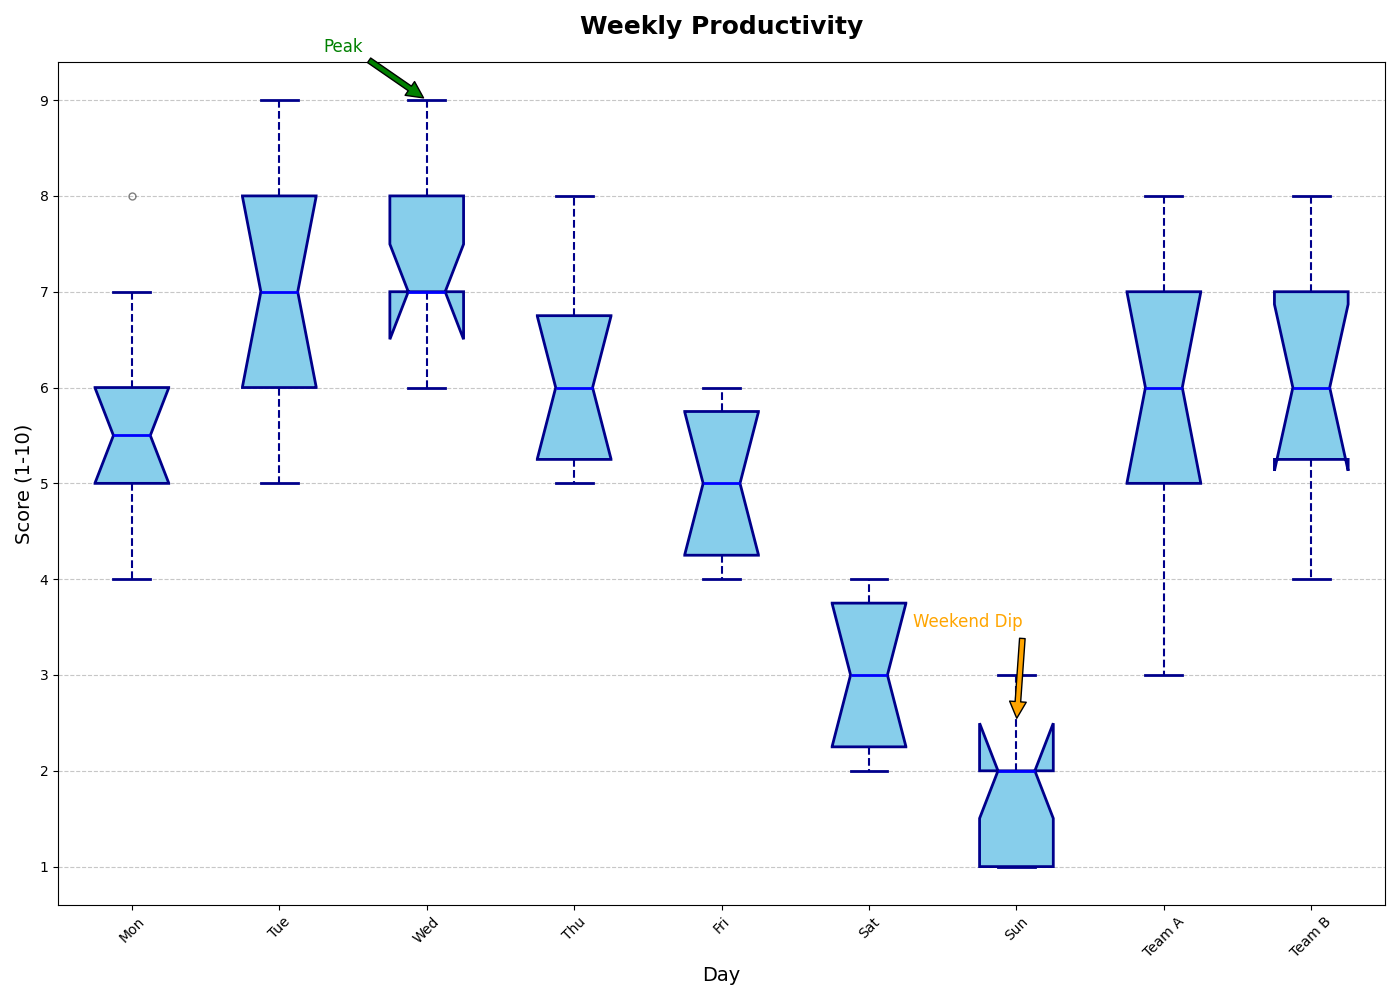

The Python source for this figure:
import matplotlib.pyplot as plt
import numpy as np

# Extend fictional productivity data over the days of the week with additional groups
productivity_data = {
    'Mon': [4, 5, 6, 5, 7, 8, 5, 6, 4, 6],
    'Tue': [6, 7, 5, 6, 8, 9, 7, 6, 8, 9],
    'Wed': [7, 8, 6, 7, 9, 9, 7, 8, 6, 7],
    'Thu': [5, 6, 5, 6, 7, 7, 8, 6, 5, 6],
    'Fri': [4, 5, 4, 5, 6, 6, 5, 4, 5, 6],
    'Sat': [2, 3, 2, 4, 3, 4, 3, 2, 3, 4],
    'Sun': [1, 2, 1, 3, 2, 2, 3, 1, 2, 1],
    'Team A': [3, 5, 7, 6, 8, 5, 7, 6, 5, 7],
    'Team B': [4, 6, 5, 7, 6, 8, 5, 7, 6, 8]
}

box_plot_data = list(productivity_data.values())

fig, ax = plt.subplots(figsize=(14, 10))

boxprops = dict(linestyle='-', linewidth=2, color='darkblue', facecolor='skyblue')
medianprops = dict(linestyle='-', linewidth=2, color='blue')
whiskerprops = dict(linestyle='--', linewidth=1.5, color='darkblue')
capprops = dict(linestyle='-', linewidth=2, color='darkblue')

ax.boxplot(box_plot_data, labels=productivity_data.keys(), patch_artist=True,
           boxprops=boxprops, medianprops=medianprops,
           whiskerprops=whiskerprops, capprops=capprops,
           flierprops=dict(marker='o', color='red', markersize=5, alpha=0.5),
           notch=True)

ax.set_title("Weekly Productivity", fontsize=18, fontweight='bold', loc='center', pad=20)
ax.set_ylabel('Score (1-10)', fontsize=14)
ax.set_xlabel('Day', fontsize=14)

ax.annotate('Peak', xy=(3, 9), xytext=(2.3, 9.5), fontsize=12, color='green',
             arrowprops=dict(facecolor='green', shrink=0.05))
ax.annotate('Weekend Dip', xy=(7, 2.5), xytext=(6.3, 3.5), fontsize=12, color='orange',
             arrowprops=dict(facecolor='orange', shrink=0.05))

ax.grid(axis='y', linestyle='--', alpha=0.7)

plt.xticks(rotation=45)
plt.tight_layout()
plt.show()
